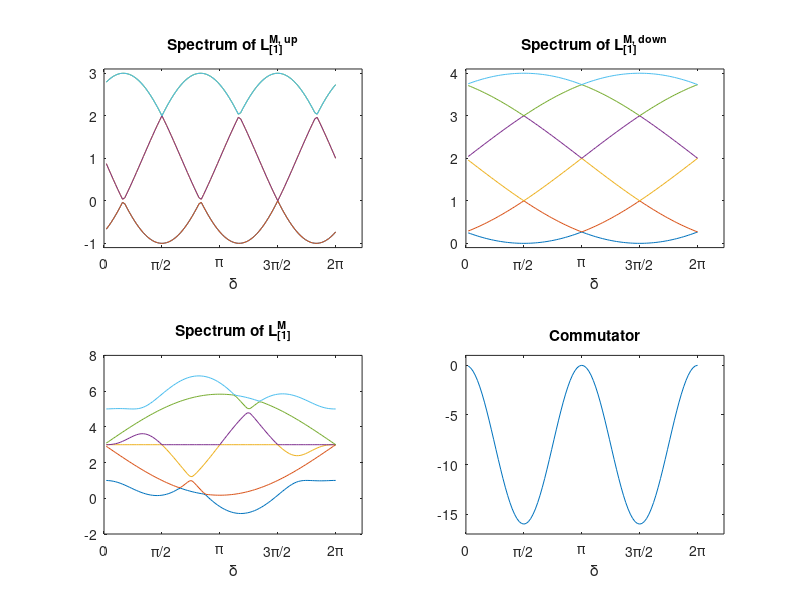

The MATLAB script that drew this image:
% Triangle 1->2, 2->3, 1->3 and 3->2->1
clear
close all
%%% B1
% edges {1, 2}, {1, 3}, {2, 3}
B1 = [-1   -1   0 ; 
       1   0   -1 ; 
       0   1   1 ];

%%% B2
B2 = [ 1 ;
       -1 ;
       1 ];

%% Undirected Version

% Hodge Laplacian
L0u = B1 * B1'; % 0-up Laplacian
L1d = B1' * B1; % 1-up Laplacian, n_edge * n_edge matrix
L1u = B2 * B2'; % 1-up Laplacian, n_edge * n_edge matrix
L2d = B2' * B2; % 2-down Laplacian, n_triangle * n_triangle matrix

% The undirected infered adjacency matrix
A0u = diag(diag(L0u)) - L0u; % this is the same as the standard adjacency matrix for standard graph

D1u = diag(diag(L1u));
A1u = D1u - L1u; % infered adjacency between edges
D1u_mod = sum(abs(A1u), 2); % modified 1-up degree matrix

D1d = diag(diag(L1d));
A1d = D1d - L1d; % infered adjacency between edges
D1d_mod = sum(abs(A1d), 2); % modified 1-down degree matrix

%%
% Triangle slight frustration 1->2, 2->3, 3->1 and 3->2->1
Lup=zeros(6,6);
Ldown=zeros(6,6);

i1 = 1i;
for n=1:100
    
    delta=(2*pi/100)*n;
    
    Lup(1,:)=[1, 0,                  0, i1*exp(-i1*delta),   0, exp(i1*delta)];
    Lup(2,:)=[0, 1,                  -i1*exp(-i1*delta), 0,    exp(i1*delta), 0];
    
    Lup(3,:)=[0, i1*exp(i1*delta),  1,0,                     -exp(-i1*delta), 0];
    Lup(4,:)=[-i1*exp(i1*delta), 0,   0,1,                     0, exp(-i1*delta)];
    
    Lup(5,:)=[0, exp(-i1*delta),     -exp(i1*delta), 0,       1,0];
    Lup(6,:)=[exp(-i1*delta), 0,     0, exp(i1*delta),        0,1];
    
    
    Ldown(1,:)=[2,0,               0,-i1,   -exp(i1*delta), 0];
    Ldown(2,:)=[0,2,               i1,0,    0, -exp(i1*delta)];
    
    Ldown(3,:)=[0,-i1,             2,0,     1,0];
    Ldown(4,:)=[i1,0,              0,2,     0,-1];
    
    Ldown(5,:)=[-exp(-i1*delta),0,   1,0,     2,0];
    Ldown(6,:)=[0,-exp(-i1*delta),   0,-1,     0,2];
    
    commutator(n)=sum(sum((Lup*Ldown-Ldown*Lup).^2));
    lambda_up(n,:)=sort(eig((Lup)));
    lambda_down(n,:)=sort(eig((Ldown)));    
    lambda_L(n,:)=sort(eig((Lup+Ldown)));
    hodge_norm1(n) = norm(Lup*Ldown,"fro"); % calculate  
    hodge_norm2(n) = norm(Ldown*Lup,"fro"); % calculate  

end
x_grid = (2*pi/100) * linspace(1,100);


figure


subplot(2,2,1);
plot(x_grid, lambda_up(:,1))
hold on 
plot(x_grid, lambda_up(:,2))
plot(x_grid, lambda_up(:,3))
plot(x_grid, lambda_up(:,4))
plot(x_grid, lambda_up(:,5))
plot(x_grid, lambda_up(:,6))
hold off
title('Spectrum of L_{[1]}^{M, up}');
xticks([0 pi/2 pi 3*pi/2 2*pi])
xticklabels({'0', '\pi/2', '\pi', '3\pi/2', '2\pi'})
ylim([-1.1 3.1])
% Add a label to the x-axis
xlabel('\delta')

subplot(2,2,2);
plot(x_grid, lambda_down(:,1))
hold on 
plot(x_grid, lambda_down(:,2))
plot(x_grid, lambda_down(:,3))
plot(x_grid, lambda_down(:,4))
plot(x_grid, lambda_down(:,5))
plot(x_grid, lambda_down(:,6))
hold off
title('Spectrum of L_{[1]}^{M, down}');
xticks([0 pi/2 pi 3*pi/2 2*pi])
xticklabels({'0', '\pi/2', '\pi', '3\pi/2', '2\pi'})
ylim([-0.1 4.1])
% Add a label to the x-axis
xlabel('\delta')

subplot(2,2,3);
plot(x_grid, lambda_L(:,1))
hold on 
plot(x_grid, lambda_L(:,2))
plot(x_grid, lambda_L(:,3))
plot(x_grid, lambda_L(:,4))
plot(x_grid, lambda_L(:,5))
plot(x_grid, lambda_L(:,6))
hold off
title('Spectrum of L_{[1]}^{M}');
xticks([0 pi/2 pi 3*pi/2 2*pi])
xticklabels({'0', '\pi/2', '\pi', '3\pi/2', '2\pi'})
% Add a label to the x-axis
xlabel('\delta')
%set(gca, 'FontSize', 14);

subplot(2,2,4);
plot(x_grid, commutator)
title('Commutator');
xticks([0 pi/2 pi 3*pi/2 2*pi])
xticklabels({'0', '\pi/2', '\pi', '3\pi/2', '2\pi'})
ylim([-17 1])
% Add a label to the x-axis
xlabel('\delta')
saveas(gcf, 'plots\case4_PSD.eps', 'epsc');